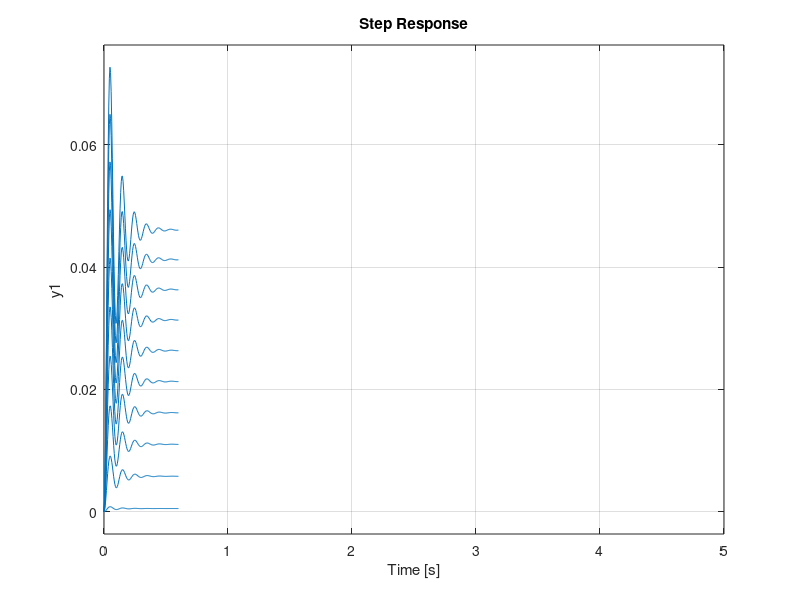

Source code (MATLAB):
Kp=[1:10:100];
for i=1:length(Kp)
G=tf(Kp(i)*[1],[0.462,10.4,1884]);
Gb=feedback(G,1);
step(Gb)
hold on
xlim([0,5])
% ylim([-0.1,1.1])
end
